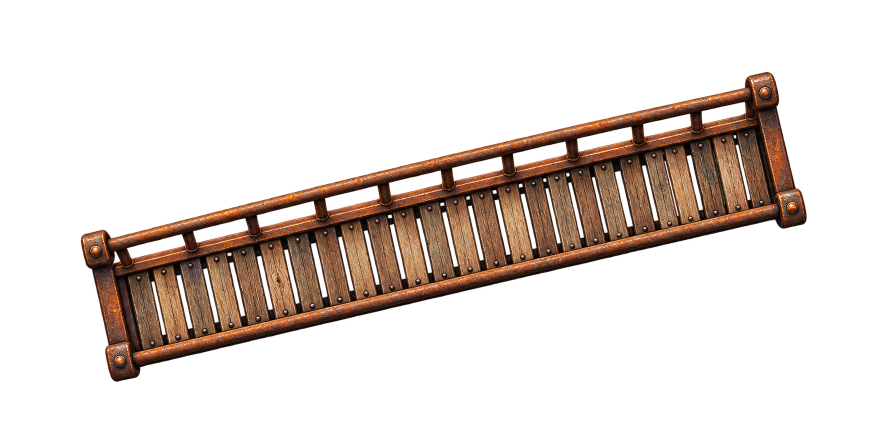
#> input picture rusty-bridge-foreground-source.png, 1774 x 887 px (shown at 1/2 size)
$ python -i build_rusty_bridge_assets.py   (imports and definitions only)
#> lines starting #> are read from the running program, lines starting #| are printed output that depends on the picture; after the words box and inside, x2 and y2 are one past the last pixel; in counts of white or black regions, pixels touching at a corner belong together
#> further down, picture is the input picture: PIL image 1774x887 RGBA; mean R, G, B, A 28, 17.8, 12, 54.3
#!/usr/bin/env python3
"""Build the separate bridge layers from the supplied transparent source."""

from __future__ import annotations

import argparse
import json
from pathlib import Path

from PIL import Image, ImageFilter

Image.MAX_IMAGE_PIXELS = None
ROOT = Path(__file__).resolve().parents[1]
MAP_DIR = ROOT / "kanogawa-8x-map"
BRIDGE_DIR = MAP_DIR / "bridge"
SOURCE_PATH = MAP_DIR / "rusty-bridge-foreground-source.png"
MASTER_PATH = MAP_DIR / "kanogawa-map-no-bridge-8x.png"
SHADOW_PATH = BRIDGE_DIR / "rusty-bridge-shadow.png"
PLACEMENT_PATH = BRIDGE_DIR / "rusty-bridge-placement.json"

MASTER_WIDTH, MASTER_HEIGHT = 4488, 5608
VISIBLE_BRIDGE_X, VISIBLE_BRIDGE_Y = 2145, 3780
VISIBLE_BRIDGE_WIDTH, VISIBLE_BRIDGE_HEIGHT = 520, 269
FOREGROUND_X, FOREGROUND_Y = 2121, 3773
FOREGROUND_WIDTH, FOREGROUND_HEIGHT = 590, 295
SHADOW_OFFSET_X, SHADOW_OFFSET_Y = 6, 14
SHADOW_OPACITY = 0.25
SHADOW_BLUR_PIXELS = 3
SHADOW_PADDING = 12


def clean_transparent_rgb(image: Image.Image) -> Image.Image:
    rgba = image.convert("RGBA")
    red, green, blue, alpha = rgba.split()
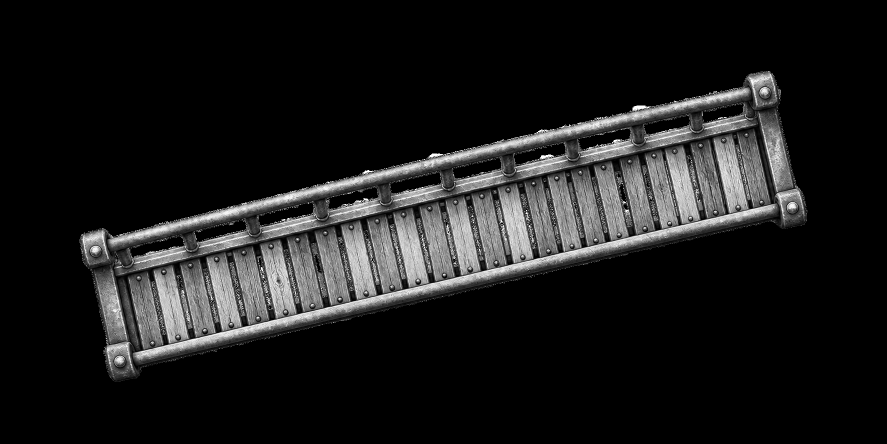
#> red: PIL image 1774x887 L (shown at 1/2 size); min 0, max 255, mean 28
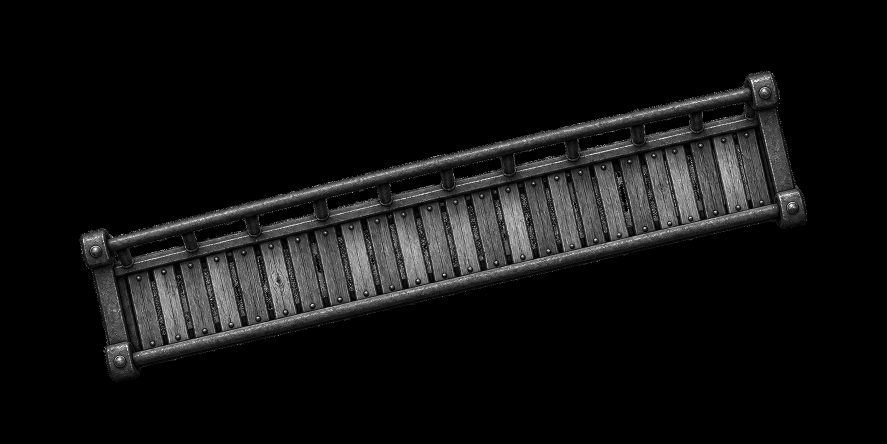
#> green: PIL image 1774x887 L (shown at 1/2 size); min 0, max 255, mean 17.8
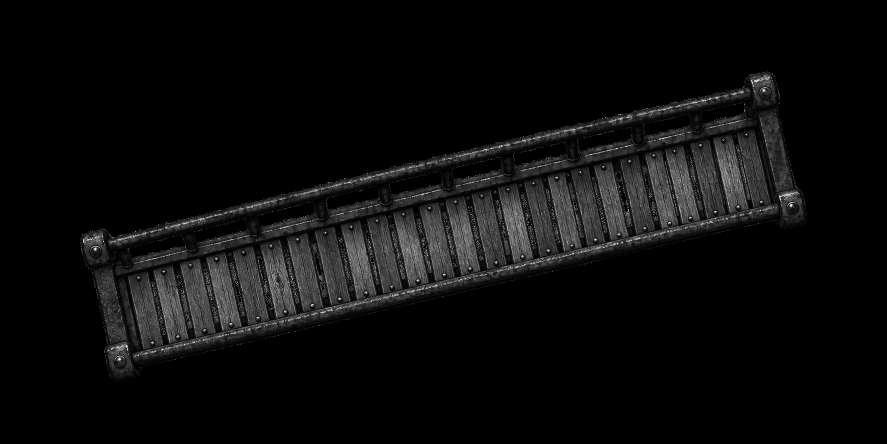
#> blue: PIL image 1774x887 L (shown at 1/2 size); min 0, max 255, mean 12
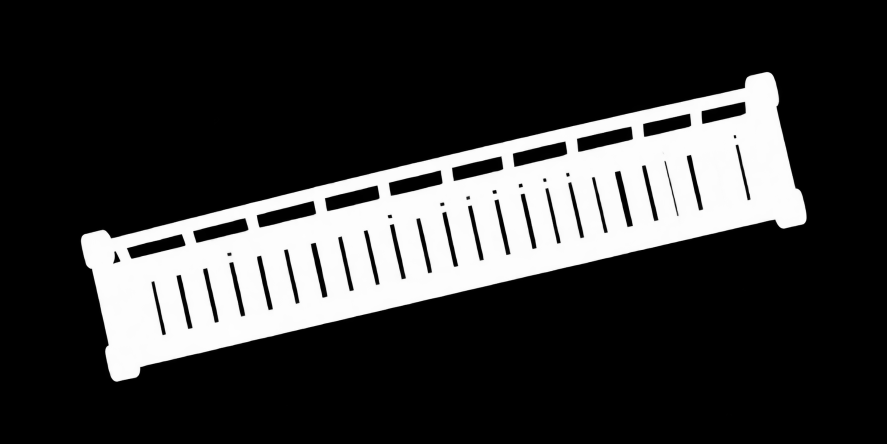
#> alpha: PIL image 1774x887 L (shown at 1/2 size); min 0, max 255, mean 54.3
    visible = alpha.point(lambda value: 255 if value else 0)
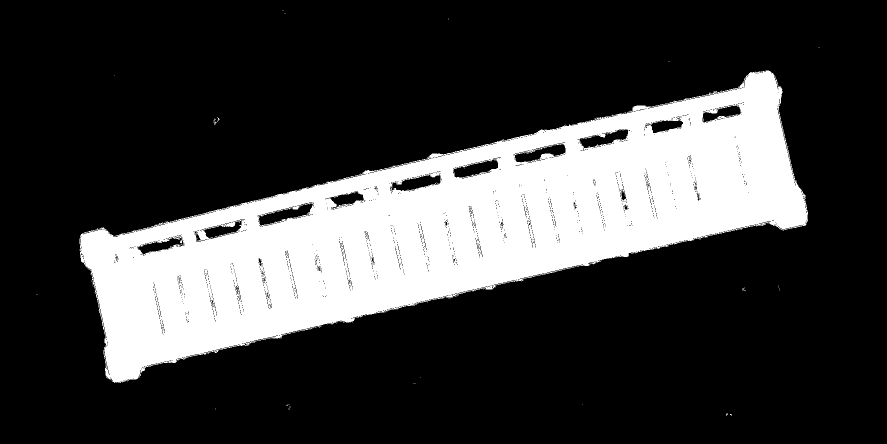
#> visible: PIL image 1774x887 L (shown at 1/2 size); 24% white; 120 white regions (119 under 20 px), largest, box (x1, y1, x2, y2) and area: (159, 141, 1616, 766) 377572
    empty = Image.new("L", rgba.size, 0)
#> empty: PIL image 1774x887 L; every value is 0
    return Image.merge("RGBA", (
        Image.composite(red, empty, visible),
        Image.composite(green, empty, visible),
        Image.composite(blue, empty, visible),
        alpha,
    ))


# [132 lines left out: functions build_foreground, build_shadow, placement_data, render_composite, main, not called in this run]


# [2 lines not run here, left out]

>>> from PIL import Image
>>> picture = Image.open('../rusty-bridge-foreground-source.png')
>>> result = clean_transparent_rgb(picture)
